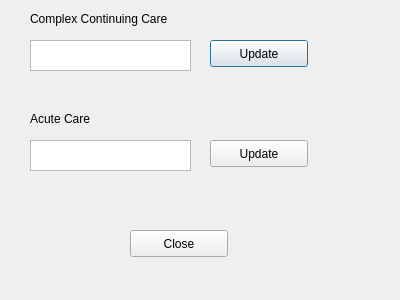
<?xml version="1.0" encoding="UTF-8"?>
<ui version="4.0">
 <class>UpdateBeds</class>
 <widget class="QDialog" name="UpdateBeds">
  <property name="geometry">
   <rect>
    <x>0</x>
    <y>0</y>
    <width>400</width>
    <height>300</height>
   </rect>
  </property>
  <property name="windowTitle">
   <string>Dialog</string>
  </property>
  <widget class="QPushButton" name="pushButton">
   <property name="geometry">
    <rect>
     <x>210</x>
     <y>40</y>
     <width>98</width>
     <height>27</height>
    </rect>
   </property>
   <property name="text">
    <string>Update</string>
   </property>
  </widget>
  <widget class="QTextEdit" name="textEdit">
   <property name="geometry">
    <rect>
     <x>30</x>
     <y>40</y>
     <width>161</width>
     <height>31</height>
    </rect>
   </property>
  </widget>
  <widget class="QLabel" name="label">
   <property name="geometry">
    <rect>
     <x>30</x>
     <y>10</y>
     <width>181</width>
     <height>17</height>
    </rect>
   </property>
   <property name="text">
    <string>Complex Continuing Care</string>
   </property>
  </widget>
  <widget class="QPushButton" name="pushButton_2">
   <property name="geometry">
    <rect>
     <x>210</x>
     <y>140</y>
     <width>98</width>
     <height>27</height>
    </rect>
   </property>
   <property name="text">
    <string>Update</string>
   </property>
  </widget>
  <widget class="QTextEdit" name="textEdit_2">
   <property name="geometry">
    <rect>
     <x>30</x>
     <y>140</y>
     <width>161</width>
     <height>31</height>
    </rect>
   </property>
  </widget>
  <widget class="QLabel" name="label_2">
   <property name="geometry">
    <rect>
     <x>30</x>
     <y>110</y>
     <width>181</width>
     <height>17</height>
    </rect>
   </property>
   <property name="text">
    <string>Acute Care</string>
   </property>
  </widget>
  <widget class="QPushButton" name="closeButton">
   <property name="geometry">
    <rect>
     <x>130</x>
     <y>230</y>
     <width>98</width>
     <height>27</height>
    </rect>
   </property>
   <property name="text">
    <string>Close</string>
   </property>
  </widget>
 </widget>
 <resources/>
 <connections/>
</ui>
